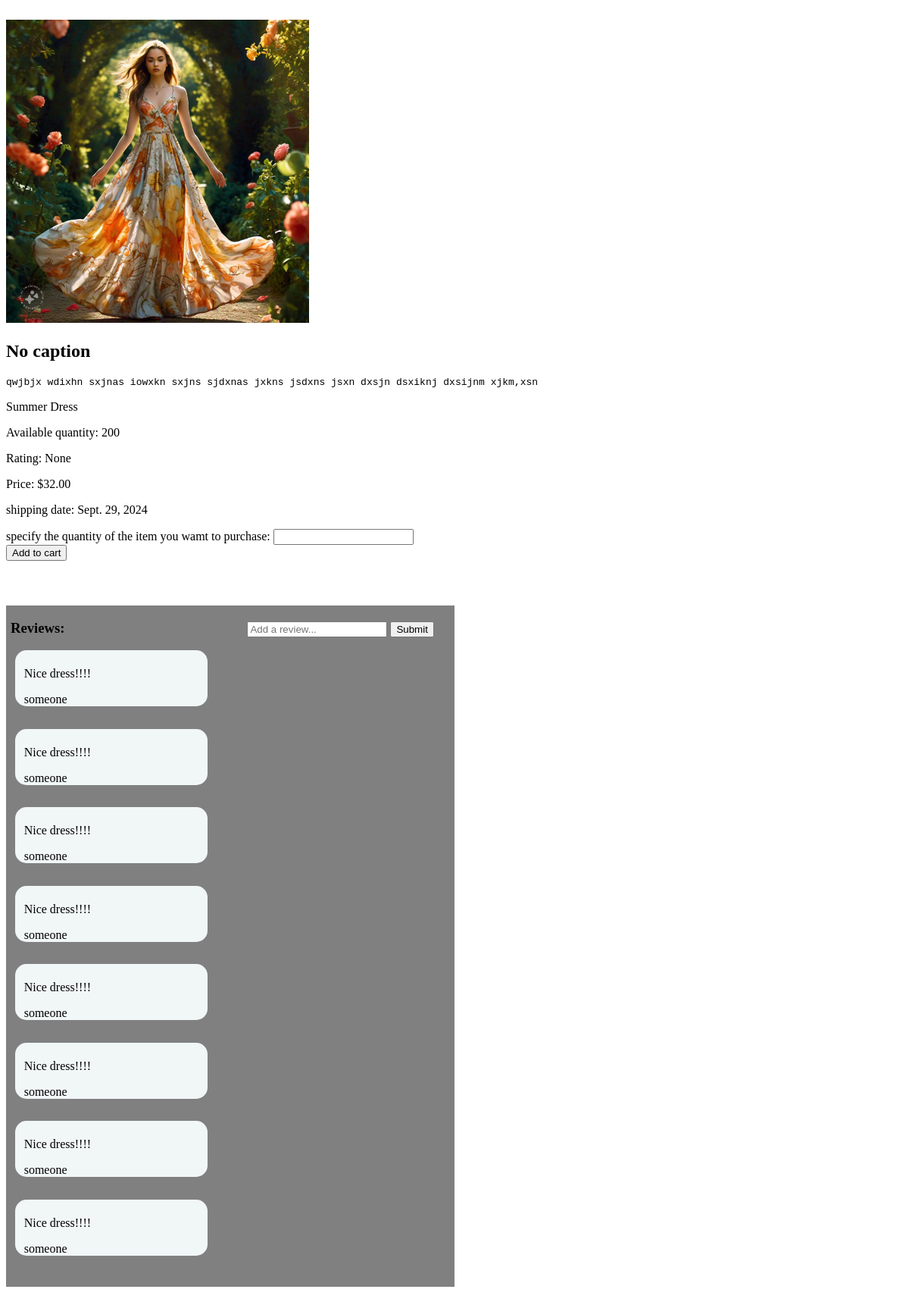
The page /monde/92 (signed in) on the database its author committed.
### monde/models.py (models this page shows, shortened)
class ClothingItem(models.Model):
    name=models.CharField(max_length=65)
    description=models.TextField(max_length=1000)
    shortDescription=models.CharField(default="No caption",max_length=30)
    rating=models.FloatField(null=True,blank=True,validators=[MinValueValidator(0.0),MaxValueValidator(5.0)])
    quantity=models.IntegerField(default=0)
    price=models.DecimalField(default=0,max_digits=10, decimal_places=2)
    shippingDate=models.DateField(default=monthFromNow)
    image=models.ImageField(upload_to='media/images/%y',default="OIP.jpg")
    clothingSections=models.ManyToManyField(Sections,max_length=100)

class Review(models.Model):
    user=models.ForeignKey(settings.AUTH_USER_MODEL,on_delete=models.CASCADE)
    reviewItem=models.ForeignKey(ClothingItem,on_delete=models.CASCADE)
    review=models.CharField(max_length=250)
    created_at=models.DateTimeField(auto_now=True)
    class Meta:
        ordering=['user','reviewItem','review','-created_at']

### monde/views.py (the view)
# urls.py: path("<int:clothing_id>", views.single_item,name="single"),
def single_item(request,clothing_id):
    clothing_id=str(clothing_id).replace("{%url ","")
    clothing_id=clothing_id.replace("}","")
    items=ClothingItem.objects.all()
    isSeller=None
    for item in items:
        if item.id == int(clothing_id):
            isSeller=UserProfile.objects.filter(user=request.user,inventory=item)
            if isSeller:
                isSeller=True
            reviews=Review.objects.filter(reviewItem=int(clothing_id))
            return render(request,"monde/single.html",{
                "description":item.description,
                "shortDescription":item.shortDescription,
                "name":item.name,
                "rating":item.rating,
                "quantity":item.quantity,
                "price":item.price,
                "image":item.image,
                "clothing_id":clothing_id,
                "isSeller":isSeller,
                "reviews":reviews,
                "shippingDate": item.shippingDate
            })
    return HttpResponse()

### monde/templates/monde/single.html (shortened to what this page needs)
{%extends "monde/layout.html"%}
{%block head%}
{%load static%}
<link rel="stylesheet" type="text/css" href="{%static "css/single.css"%}">
{%endblock%}
{%block body%}
<br>
<div>
<img id="productImage" src="{{image.url}}">
<h2 id="short-description">{{shortDescription}}</h2>
<pre style=" border-width:2px;display: flex;">{{description}}</pre>
<p>{{name}}</p>
{%if quantity == 0%}
<p>Available quantity: Out of stock</p>
{%else%}
<p>Available quantity: {{quantity}}</p>
{%endif%}
<p>Rating: {{rating}}</p>
<p id="product-price">Price: ${{price}}</P>
<p id="shipping-date">shipping date: {{shippingDate}}</p>
<form method="get" action="{%url "cart"%}">
    <label for="amount">specify the quantity of the item you wamt to purchase: </label>
    <input id="amount" type='number' name="amount" max='{{quantity}}'><br>
    <button type="submit" name="submit">Add to cart</button>
</form>
</div>
    <div id="Reviews">
        <h3 id="reviewHeader"> Reviews: </h3>
        <form id="addReviewForm" action="addReview" method="post">
            <input id="addReviewInput" type="text"name="userReview" placeholder="Add a review...">
            <input type="submit">
        </form>
        {%for review in reviews%}
        <div id="userReview">
        <p> {{ review.review}}</P>
        <p>{{review.user }}</p>
        </div>
        {%endfor%}
    </div>
{%endblock%}

### monde/static/css/single.css (style rules this page uses)
#productImage { width:400px; height:400px; }
#Reviews { width: 50%; background-color: grey; margin-bottom: 5%; padding-bottom: 1%; margin-top: 5%; }
#userReview { padding-top: 1%; padding-left: 2%; margin-left: 2%; background-color: rgb(241, 246, 247); width: 41%; margin-bottom: 5%; border-radius: 15px; }
#addReviewInput { margin-bottom: 2%; }
#addReviewForm { padding-left: 40%; display: inline-block; }
#reviewHeader { padding-left: 1%; display: inline-block; }

### rows shown on the page
ClothingItem: shortDescription "No caption", description "qwjbjx wdixhn sxjnas iowxkn sxjns sjdxnas jxkns jsdxns jsxn dxsjn dsxiknj dxsijnm xjkm,xsn", name "Summer Dress", price "32.00", shippingDate "Sept. 29, 2024"
Review: review "Nice dress!!!!", user "someone"
Review: review "Nice dress!!!!", user "someone"
Review: review "Nice dress!!!!", user "someone"
Review: review "Nice dress!!!!", user "someone"
Review: review "Nice dress!!!!", user "someone"
Review: review "Nice dress!!!!", user "someone"
Review: review "Nice dress!!!!", user "someone"
Review: review "Nice dress!!!!", user "someone"

### other values the page prints
{{ quantity }} "200"
{{ rating }} "None"
